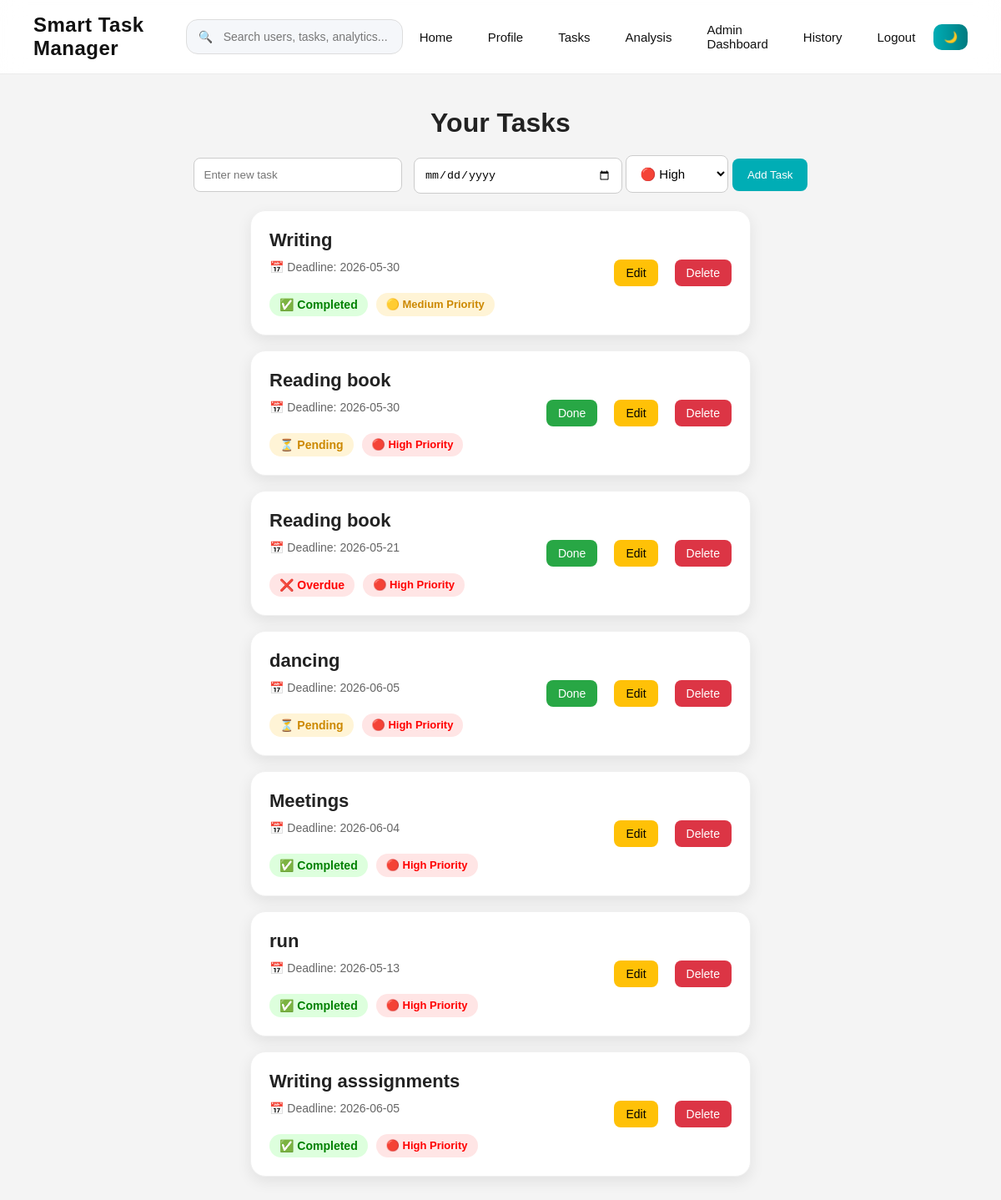
The page /search (signed in) on the database its author committed.
### tables this page shows
CREATE TABLE tasks (
        id INTEGER PRIMARY KEY AUTOINCREMENT,
        username TEXT,
        task TEXT,
        status TEXT DEFAULT 'pending',
        deadline TEXT,
        priority TEXT DEFAULT 'Medium',
        created_at TEXT,
        completed_at TEXT
    );

### app.py (the view)
@app.route('/search')
def search_tasks():
    if 'user' not in session:
        return redirect('/login')
    query = request.args.get('query', '').strip()
    conn = sqlite3.connect("data.db")
    c = conn.cursor()
    if session.get('role') == 'admin':
        c.execute("""
            SELECT * FROM tasks
            WHERE task LIKE ?
        """, ('%' + query + '%',))
    else:
        c.execute("""
            SELECT * FROM tasks
            WHERE username=? AND task LIKE ?
        """, (session['user'], '%' + query + '%'))
    tasks = c.fetchall()
    conn.close()
    today = datetime.now().date()
    updated_tasks = []
    for task in tasks:
        try:
            deadline_date = datetime.strptime(
                task[4],
                "%Y-%m-%d"
            ).date()
        except:
            deadline_date = None
        updated_tasks.append((
            task[0],
            task[1],
            task[2],
            task[3],
            deadline_date,
            task[5]
        ))
    return render_template(
        'tasks.html',
        tasks=updated_tasks,
        today=today,
        search_query=query
    )

### templates/tasks.html (shortened to what this page needs)
{% extends "base.html" %}
{% block content %}
<div class="tasks-page">
    <h1>Your Tasks</h1>
    <form method="POST" action="/tasks" class="task-form">
        <input type="text" name="task" placeholder="Enter new task" required>
        <input type="date" name="deadline" required>
        <select name="priority" required>
            <option value="High">🔴 High</option>
        </select>
        <button type="submit">Add Task</button>
    </form>
      {% if tasks %}
    <ul class="task-list">
        {% for task in tasks %}
        <li class="task-item">
            <div class="task-left">
                <h3>{{ task[2] }}</h3>
                <small>
                    📅 Deadline: {{ task[4] }}
                </small>
                <br>
                <div class="task-badges">
                    {% if task[3] == 'completed' %}
                    <span class="completed-badge">
                        ✅ Completed
                    </span>
                    {% elif task[4] < today %} <span class="overdue-badge">
                        ❌ Overdue
                        </span>
                        {% else %}
                        <span class="pending-badge">
                            ⏳ Pending
                        </span>
                        {% endif %}
                        {% if task[5]|lower == 'high' %}
                        <span class="high-priority">
                            🔴 High Priority
                        </span>
                        {% elif task[5]|lower == 'medium' %}
                        <span class="medium-priority">
                            🟡 Medium Priority
                        </span>
                        {% else %}
                        <span class="low-priority">
                            🟢 Low Priority
                        </span>
                        {% endif %}
                </div>
            </div>
            <div class="task-actions">
                {% if task[3] == 'pending' %}
                <a href="/complete/{{ task[0] }}" class="done-btn">
                    Done
                </a>
                {% endif %}
                <a href="/edit/{{ task[0] }}" class="edit-btn">
                    Edit
                </a>
                <a href="/delete/{{ task[0] }}" class="delete-btn">
                    Delete
                </a>
            </div>
        </li>
        {% endfor %}
    </ul>
    {% endif %}
</div>
{% endblock %}

### static/style.css (style rules this page uses)
body, nav, .login-box, .task-item, .card, .stat-card, .extra-card, table, input, button { transition: background-color 0.3s ease, color 0.3s ease, border-color 0.3s ease; }
* { margin: 0; padding: 0; box-sizing: border-box; }
body { font-family: Arial, sans-serif; background-color: #f4f4f4; }
.tasks-page { padding: 40px; text-align: center; }
.tasks-page h1 { margin-bottom: 20px; color: #222; }
.task-form { margin-bottom: 20px; }
.task-form input { padding: 12px; width: 250px; border: 1px solid #ccc; border-radius: 8px; }
.task-form button { padding: 12px 18px; border: none; background-color: #00adb5; color: white; border-radius: 8px; cursor: pointer; }
.task-list { list-style: none; padding: 0; max-width: 600px; margin: auto; }
.task-list a { margin-left: 10px; text-decoration: none; color: #00adb5; }
.task-badges { display: flex; gap: 10px; flex-wrap: wrap; margin-top: 12px; }
.task-item { background: white; margin: 18px 0; padding: 22px; border-radius: 18px; display: flex; justify-content: space-between; align-items: center; gap: 20px; box-shadow: 0 6px 18px rgba(0, 0, 0, 0.08); border: 1px solid #f0f0f0; transition: all 0.3s ease; }
.task-left { text-align: left; }
.task-left h3 { margin-bottom: 10px; color: #222; font-size: 22px; font-weight: 600; }
.task-left small { color: #666; font-size: 14px; }
.completed-badge { display: inline-block; margin-top: 10px; background: #ddffdd; color: green; padding: 6px 12px; border-radius: 20px; font-size: 14px; font-weight: bold; }
.pending-badge { display: inline-block; margin-top: 10px; background: #fff4d6; color: #cc8800; padding: 6px 12px; border-radius: 20px; font-size: 14px; font-weight: bold; }
.overdue-badge { display: inline-block; margin-top: 10px; background: #ffe5e5; color: red; padding: 6px 12px; border-radius: 20px; font-size: 14px; font-weight: bold; }
.task-form input[type="date"] { padding: 12px; border: 1px solid #ccc; border-radius: 8px; margin-left: 10px; }
.task-actions .done-btn, .task-actions .delete-btn { padding: 8px 14px; border: none; border-radius: 8px; font-size: 14px; cursor: pointer; font-weight: 500; transition: all 0.2s ease-in-out; text-decoration: none; display: inline-block; }
.task-actions .done-btn { background-color: #28a745; color: white; }
.task-actions .delete-btn { background-color: #dc3545; color: white; }
.task-actions { display: flex; gap: 10px; align-items: center; flex-wrap: wrap; }
html { scroll-behavior: smooth; }
button, .hero-btn, .done-btn, .delete-btn { transition: all 0.3s ease; }
.task-actions .edit-btn { background-color: #ffc107; color: black; padding: 8px 14px; border-radius: 8px; text-decoration: none; font-size: 14px; font-weight: 500; transition: 0.2s; }
.high-priority, .medium-priority, .low-priority { display: inline-block; margin-top: 10px; padding: 6px 12px; border-radius: 20px; font-size: 13px; font-weight: bold; }
.high-priority { background-color: #ffe5e5; color: #ff0000; }
.medium-priority { background-color: #fff4d6; color: #cc8800; }
select { padding: 12px; border-radius: 8px; border: 1px solid #ccc; font-size: 15px; background-color: white; cursor: pointer; transition: all 0.3s ease; }

### rows shown on the page
tasks: task "Writing", deadline "2026-05-30", status "✅ Completed", priority "🟡 Medium Priority"
tasks: task "Reading book", deadline "2026-05-30", status "⏳ Pending", priority "🔴 High Priority"
tasks: task "Reading book", deadline "2026-05-21", status "❌ Overdue", priority "🔴 High Priority"
tasks: task "dancing", deadline "2026-06-05", status "⏳ Pending", priority "🔴 High Priority"
tasks: task "Meetings", deadline "2026-06-04", status "✅ Completed", priority "🔴 High Priority"
tasks: task "run", deadline "2026-05-13", status "✅ Completed", priority "🔴 High Priority"
tasks: task "Writing asssignments", deadline "2026-06-05", status "✅ Completed", priority "🔴 High Priority"
